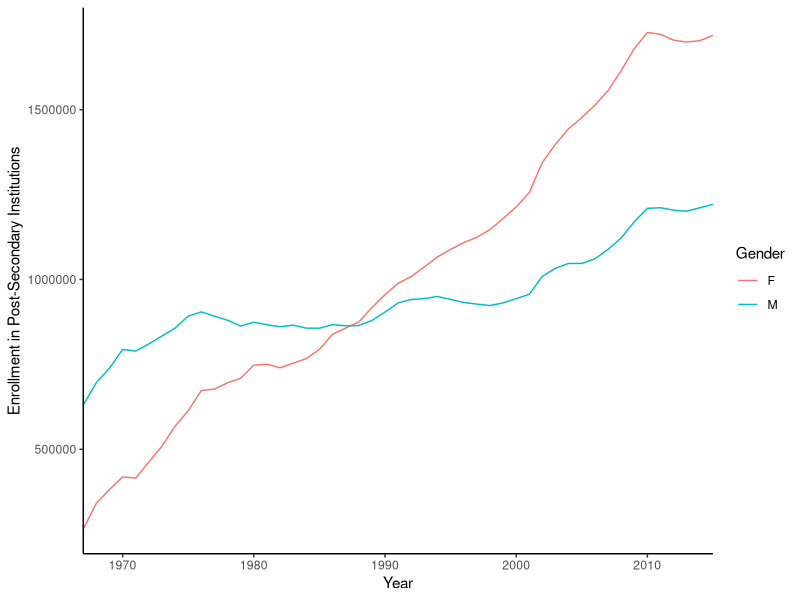
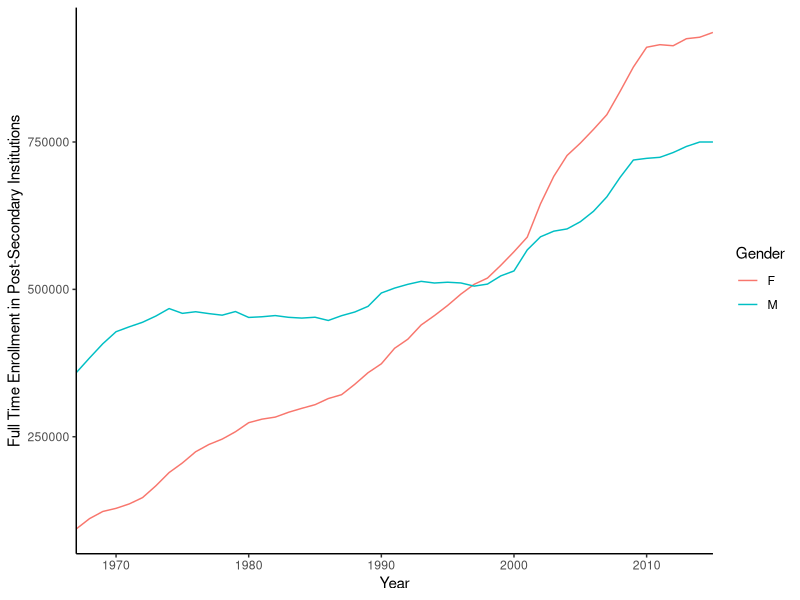
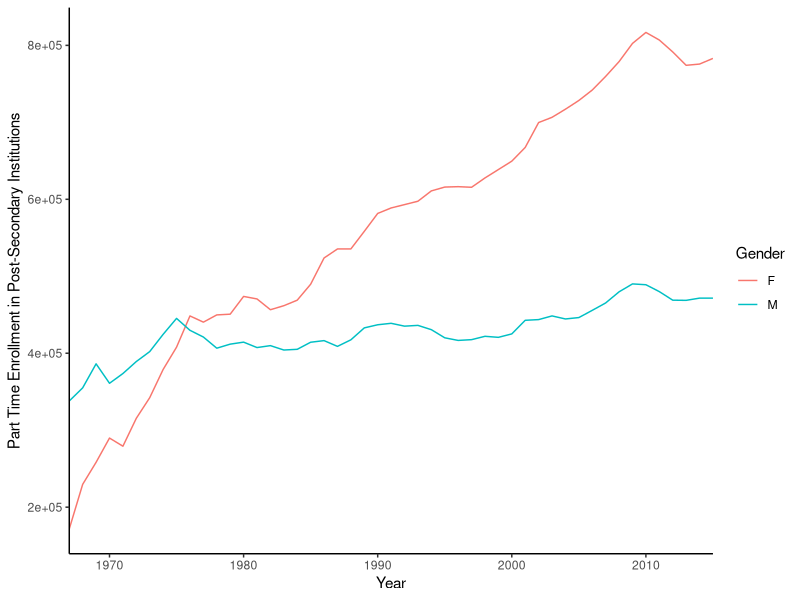
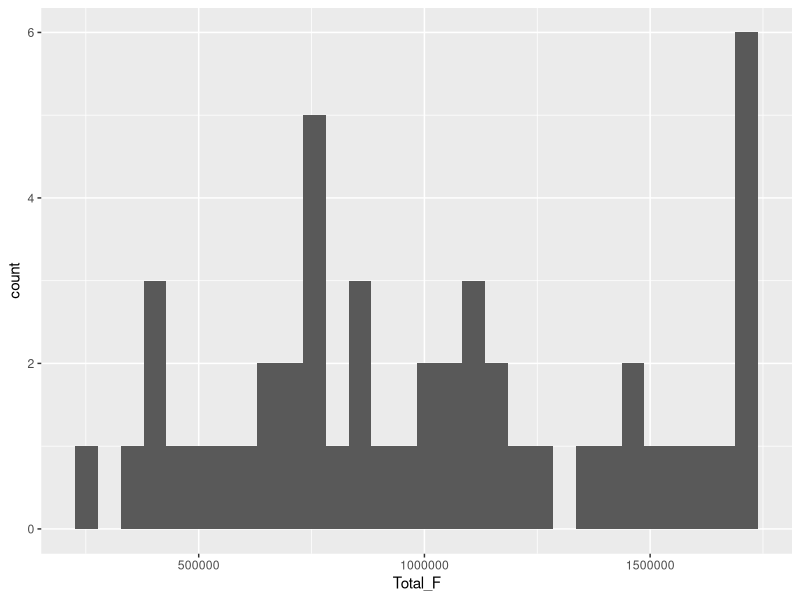
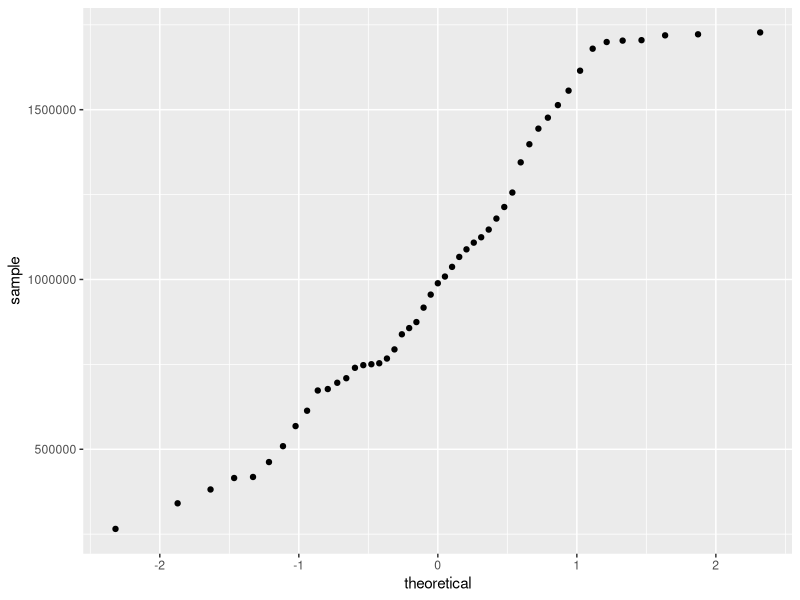
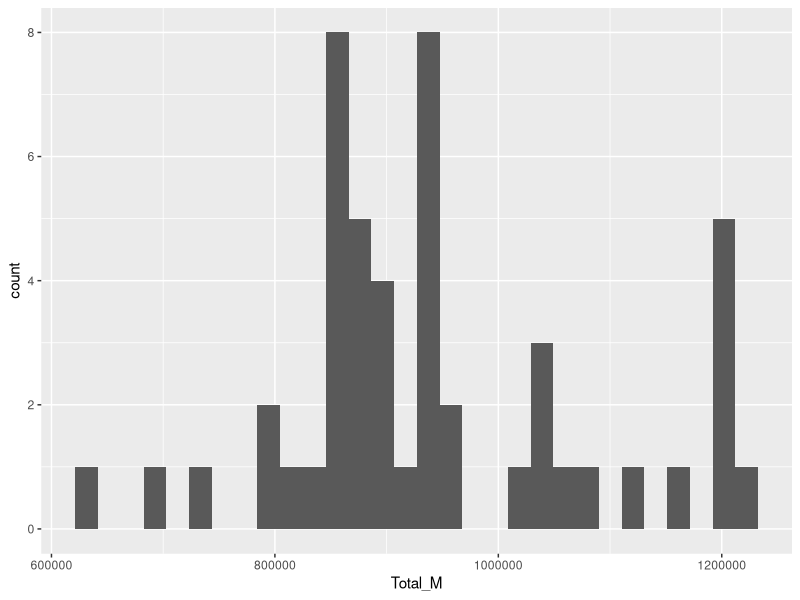
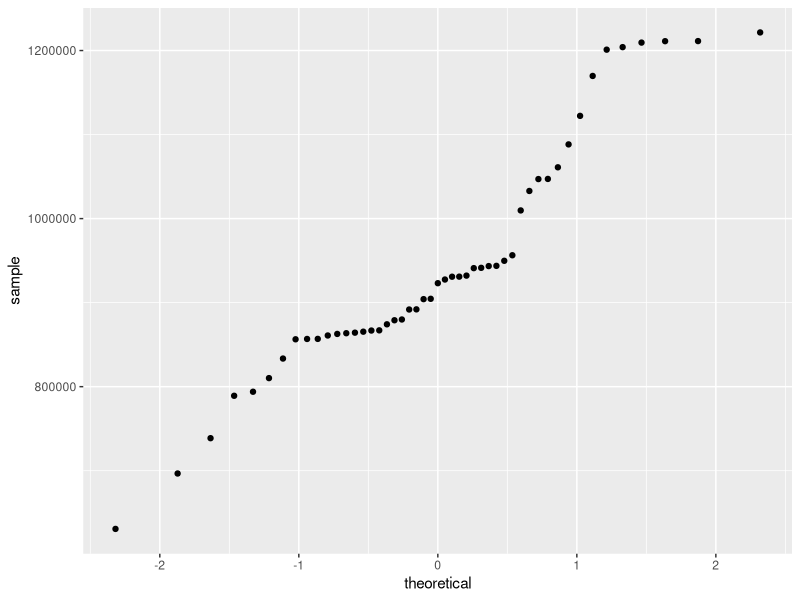
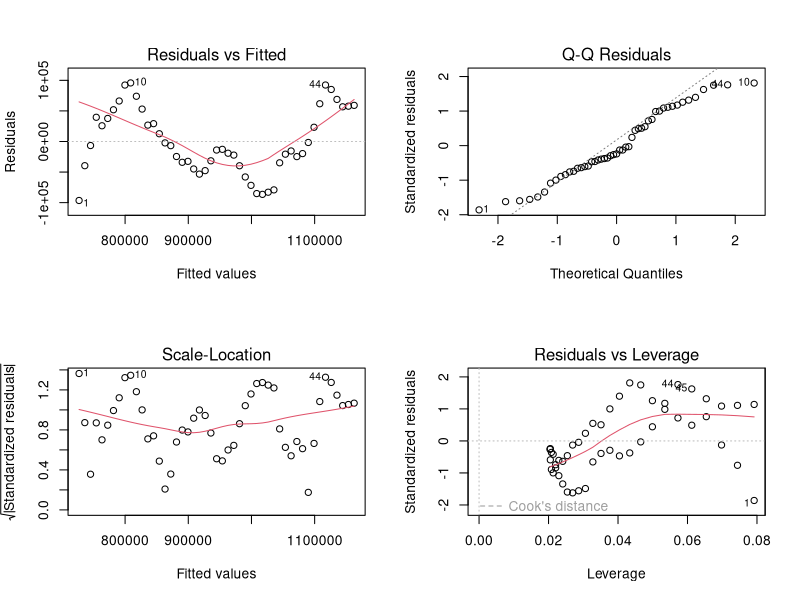

Reproduce these figures in R, in order. (Note: this script raises an error after producing the figures.)
## ---- chunk 1
knitr::opts_chunk$set(echo = TRUE)
library(tidyverse)
library(car)



faculty <- read_csv("Faculty_salary_data_cleaned.csv")
grad <- read_csv("Grad_enrollment_cleaned.csv")
grad2 <- read_csv("Grad_enroll_clean2.csv")
median <- read_csv("Median_salary_cleaned.csv")
phd_fields <- read_csv("F_PhD_Fields.csv")
phd_tidy <- read_csv("PhD_tidy.csv")
phd_chi <-read_csv("Field_chisquared.csv")

## ---- chunk 2
# Exploratory line graphs

###########################This is what the assingment asks for##############################################
# total enrollment males vs females
total_enrol <- grad2 %>% 
  ggplot(aes(x = Year, y = Total)) +
  geom_line(aes(color = Gender)) +
  theme_classic() +
  labs(
    x = "Year",
    y = "Enrollment in Post-Secondary Institutions"
  ) +
  scale_x_continuous(expand=c(0,0))

total_enrol
##################################################################################

# Below are extra graphs if we want
# full time enrollment men vs women
full_time <- grad2 %>% 
  ggplot(aes(x = Year, y = Full_time)) +
  geom_line(aes(color = Gender)) +
  theme_classic() +
  labs(
    x = "Year",
    y = "Full Time Enrollment in Post-Secondary Institutions"
  ) +
  scale_x_continuous(expand=c(0,0))

full_time

# part time enrollment men vs women 

part_time <- grad2 %>% 
  ggplot(aes(x = Year, y = Part_time)) +
  geom_line(aes(color = Gender)) +
  theme_classic() +
  labs(
    x = "Year",
    y = "Part Time Enrollment in Post-Secondary Institutions"
  ) +
  scale_x_continuous(expand=c(0,0))

part_time


## ---- chunk 3
# Normality tests

########## idk if necessary ###################################
Ftotal_hist <- grad %>% 
  ggplot(aes(x = Total_F)) +
  geom_histogram()

Ftotal_hist
 
Ftotal_qq <- grad %>% 
  ggplot(aes(sample = Total_F)) +
  geom_qq()

Ftotal_qq
   
  
Mtotal_hist <- grad %>% 
  ggplot(aes(x = Total_M)) +
  geom_histogram()

Mtotal_hist
 
Mtotal_qq <- grad %>% 
  ggplot(aes(sample = Total_M)) +
  geom_qq()

Mtotal_qq

###################################################

## ---- chunk 4

####### Linear Regression #####################

enroll_lm1 <- lm(Total_M ~ Year, data = grad)
# Male Salary = -17112153 + 9069(Year)

enroll_lm2 <- lm(Total_F ~ Year, data = grad)
# Female salary = -58955502 + 30126 


# check the model diagnostics

par(mfrow = c(2,2))
  plot(enroll_lm1)
  
par(mfrow = c(2,2))
  plot(enroll_lm2)
  
# check model fit
  summary(enroll_lm1)
 # overall model fit p < 0.001
  

  
####### Regression graphs ######
  
male_enroll_graph <- ggplot(grad, aes(x = Year, y = Total_M)) + 
  geom_point() +
  geom_smooth(method = lm, se = TRUE, size = 0.5, color = "gray20") + theme_bw() +
  scale_x_continuous(expand = c(0,0), limits = c(1967, 2015)) +
  labs(x = "Year", y = "Male Enrollment")
male_enroll_graph

female_enroll_graph <- ggplot(grad, aes(x = Year, y = Total_F)) + 
  geom_point() +
  geom_smooth(method = lm, se = TRUE, size = 0.5, color = "gray20") + theme_bw() +
  scale_x_continuous(expand = c(0,0), limits = c(1967, 2015)) +
  labs(x = "Year", y = "Female Enrollment")
female_enroll_graph

#### Both male and female enrollment linear regressions  ############
all_enroll_graph <- ggplot(grad, aes(x = Year, y = Total_M)) + 
  geom_point() +
  geom_smooth(method = lm, se = TRUE, size = 0.5, color = "gray20") + theme_bw() +
  scale_x_continuous(expand = c(0,0), limits = c(1967, 2015)) +
  geom_point(data = grad, aes(x =  Year, y = Total_F)) +
  geom_smooth(data = grad, aes(x =  Year, y = Total_F), method = lm, se = TRUE, size = 0.5, color = "gray20") +    theme_bw() +
  labs(x = "Year", y = "Enrollment")
all_enroll_graph
## ---- chunk 5

# exploratory column graph

phd_shifts <- phd_tidy %>% 
  filter(Field == "Physical science" | Field == "Engineering" | Field == "Education" | Field == "Humanities", Sex    == "F") %>% 
  ggplot(aes(x = Year, y = Number)) +
  geom_col(aes(fill = Field), position = "dodge") +
  scale_x_continuous(expand=c(0,0), breaks = seq(1985,2015, by=15)) +
  scale_y_continuous(expand=c(0,0)) +
  theme_classic() +
  labs(
    x = "Year",
    y = "Female PhDs Awarded"
  )

phd_shifts

#chi squared test on female "is there a sigificant difference in females receiving doctoral degrees in each field in 1985, 2000 and 2015?"

#Ho - there is no association between year and number of women in each field 
#Ha - there IS an association between year and number of women in each field 


phd_chi2 <- phd_chi %>% 
  select(-Year) %>%
  filter(physical != "NA")

row.names(phd_chi2) <- c("1985","2000","2015")

#Perform chi-square 

phd_x2test <- chisq.test(phd_chi2) 

phd_x2test

#we reject the null hypothesis beacuse the p-value is < .001. The field in which women receive their doctoral degrees differs significantly between 1985, 2000 and 2015. There is a significant association between year and number of docotoral degrees awarded to women in each field. 


#next: make a table

phdfield_prop <- prop.table(as.matrix(phd_chi2), 1) %>% 
  round(2)

phdfield_prop




## ---- chunk 6
# Comparing medians use Mann-Whitney U.

################## Compare median salaries for post-doc positions ################

#First test for equal variance

# Mann-Whitney U

# Cliffs Delta (effect size)

# Actual difference in medians 

emp_male_median <- median(median$`Emp M`)
emp_female_median <- median(median$`Emp F`)
emp_male_median - emp_female_median
# median male = 75167
# median female = 71750
# difference male - female = 3417

################### compare median salaries for non-postdoc positions ###############

# Explotory histogram - male median salaries 
# bins
k <- 2*((NROW(na.omit(median$`PS M`)))^(1/3))

psmale_hist <- ggplot(median, aes(x = `PS M`)) +
  geom_histogram(bins = k) +
  theme_classic() +
  scale_x_continuous(expand = c(0,0)) +
  scale_y_continuous (expand = c(0,0))
psmale_hist

# normal - more evenly spread 

# Exploratory QQ - male median salary 

psmale_qq <- ggplot(median, aes(sample = `PS M`)) +
  geom_qq() 
psmale_qq

# overall normal, a few more abnormal points between theoretical 0 and 1 

# histogram - female median salary
#bins
k <- 2*((NROW(na.omit(median$`PS F`)))^(1/3))

psfemale_hist <- ggplot(median, aes(x = `PS F`)) +
  geom_histogram(bins = k) +
  theme_classic() +
  scale_x_continuous(expand = c(0,0)) +
  scale_y_continuous (expand = c(0,0))
psfemale_hist

# relatively normal  

# Exploratory QQ - female median salary 

psfemale_qq <- ggplot(median, aes(sample = `PS F`)) +
  geom_qq() 
psfemale_qq

# overall relatively normal

# Mann-Whitney U

# HO: Ranks are equal (medians are equal)
# HA: Ranks are NOT equal

ps_mwu <- wilcox.test(median$`PS M`, median$`PS F`)
ps_mwu

# W = 117 p-value = 0.8671 (NOT significant)

# Cliffs Delta (effect size)

ps_cliff <- cliff.delta(median$`PS M`, median$`PS F`)
ps_cliff
# Cliff delta = 0.04 (negligible)

# Actual difference in medians 

ps_male_median <- median(median$`PS M`)
ps_female_median <- median(median$`PS F`)
ps_male_median - ps_female_median
# median male = 48000
# median female = 45000
# difference male - female = 3000

############################# Box & Whisker plot Emp #################################
emp_median <- median_box %>% 
  filter(type == "emp")

empmedian_box <- ggplot(emp_median, aes(x = sex, y = salary)) +
  geom_boxplot()+
  theme(panel.grid.major = element_blank(), panel.grid.minor = element_blank(),
        panel.background = element_blank(), axis.line = element_line(colour = "black"),text = element_text(family = "Arial"))+
  xlab("Sex")+
  ylab("Median Salary") +
  ggtitle("Median Salary by Sex for Employment") +
  theme(plot.title = element_text(hjust = 0.5)) +
  scale_x_discrete(breaks = c("female","male"), labels = c("Female", "Male"))
  
empmedian_box

########################### Box & Whisker plot Postdoc ###############################
ps_median <- median_box %>% 
  filter(type == "ps")

psmedian_box <- ggplot(ps_median, aes(x = sex, y = salary)) +
  geom_boxplot()+
  theme(panel.grid.major = element_blank(), panel.grid.minor = element_blank(),
        panel.background = element_blank(), axis.line = element_line(colour = "black"),text = element_text(family = "Arial"))+
  xlab("Sex")+
  ylab("Median Salary") +
  ggtitle("Median Salary by Sex for Postdoctoral Employment") +
  theme(plot.title = element_text(hjust = 0.5)) +
  scale_x_discrete(breaks = c("female","male"), labels = c("Female", "Male"))
  
psmedian_box
## ---- chunk 7

# tests on the data

# correlation years since phd and years faculty service
yrs_plot <- faculty %>% 
  ggplot(aes(x = Yrs_Since_PhD, y = Yrs_Faculty_Service)) +
  geom_point(aes(color = Sex), alpha = 0.5)

yrs_plot

#correlation years faculty service vs salary

service_plot <- faculty %>% 
  ggplot(aes(x = Yrs_Faculty_Service, y = Salary)) +
  geom_point(aes(color = Sex), alpha = 0.5)

service_plot

#correlation years faculty service v salary 

salary_yrs_plot <- faculty %>% 
  ggplot(aes(x = Yrs_Since_PhD, y = Salary)) +
  geom_point(aes(color = Sex), alpha = 0.5)

salary_yrs_plot

# change reference levles

# Rank: reference level = profesor
faculty$Rank <- factor(faculty$Rank)
faculty$Rank <- fct_relevel(faculty$Rank, "Prof")

# aggregate model 
salary_lm1 <- lm(Salary ~ Rank + Yrs_Since_PhD + Yrs_Faculty_Service + Sex + Discipline, data = faculty)

vif(salary_lm1)
# yrs since phd = 7
# yrs faculty service = 5.9
# everything else less than 4

# summarized model

salary_lm2 <- lm(Salary ~ Rank + Yrs_Faculty_Service + Sex + Discipline, data = faculty)

#vif test on lm2

vif(salary_lm2)

#AIC on both models 

AIC(salary_lm1)
AIC(salary_lm2)

#lm1 has a lower AIC, but our judegement tells us lm2 is probably better 
